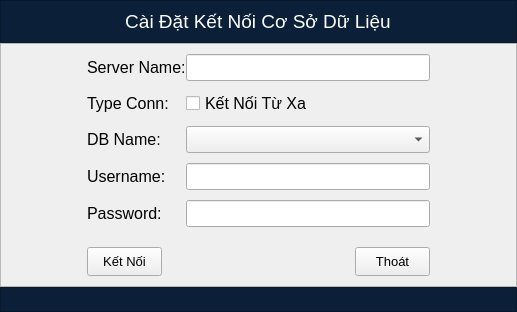
<?xml version="1.0" encoding="UTF-8"?>
<ui version="4.0">
 <class>ConnectDB</class>
 <widget class="QMainWindow" name="ConnectDB">
  <property name="geometry">
   <rect>
    <x>0</x>
    <y>0</y>
    <width>517</width>
    <height>309</height>
   </rect>
  </property>
  <property name="maximumSize">
   <size>
    <width>517</width>
    <height>309</height>
   </size>
  </property>
  <property name="windowTitle">
   <string>Cài Đặt Kết Nối</string>
  </property>
  <property name="windowIcon">
   <iconset>
    <normaloff>Icon/icon_sys.png</normaloff>Icon/icon_sys.png</iconset>
  </property>
  <widget class="QWidget" name="centralwidget">
   <layout class="QVBoxLayout" name="verticalLayout" stretch="2,8,1">
    <property name="spacing">
     <number>0</number>
    </property>
    <property name="leftMargin">
     <number>0</number>
    </property>
    <property name="topMargin">
     <number>0</number>
    </property>
    <property name="rightMargin">
     <number>0</number>
    </property>
    <property name="bottomMargin">
     <number>0</number>
    </property>
    <item>
     <widget class="QFrame" name="frame">
      <property name="styleSheet">
       <string notr="true">background-color:rgb(12, 31, 56);</string>
      </property>
      <property name="frameShape">
       <enum>QFrame::StyledPanel</enum>
      </property>
      <property name="frameShadow">
       <enum>QFrame::Raised</enum>
      </property>
      <layout class="QHBoxLayout" name="horizontalLayout_2">
       <item>
        <spacer name="horizontalSpacer_5">
         <property name="orientation">
          <enum>Qt::Horizontal</enum>
         </property>
         <property name="sizeHint" stdset="0">
          <size>
           <width>120</width>
           <height>20</height>
          </size>
         </property>
        </spacer>
       </item>
       <item>
        <widget class="QLabel" name="label_5">
         <property name="font">
          <font>
           <family>MS Shell Dlg 2</family>
           <pointsize>14</pointsize>
          </font>
         </property>
         <property name="styleSheet">
          <string notr="true">color:white</string>
         </property>
         <property name="text">
          <string>Cài Đặt Kết Nối Cơ Sở Dữ Liệu</string>
         </property>
         <property name="alignment">
          <set>Qt::AlignCenter</set>
         </property>
        </widget>
       </item>
       <item>
        <spacer name="horizontalSpacer_6">
         <property name="orientation">
          <enum>Qt::Horizontal</enum>
         </property>
         <property name="sizeHint" stdset="0">
          <size>
           <width>120</width>
           <height>20</height>
          </size>
         </property>
        </spacer>
       </item>
      </layout>
     </widget>
    </item>
    <item>
     <widget class="QFrame" name="frame_2">
      <property name="frameShape">
       <enum>QFrame::StyledPanel</enum>
      </property>
      <property name="frameShadow">
       <enum>QFrame::Raised</enum>
      </property>
      <layout class="QGridLayout" name="gridLayout" rowstretch="7,3" columnstretch="2,8,2">
       <property name="leftMargin">
        <number>0</number>
       </property>
       <property name="topMargin">
        <number>0</number>
       </property>
       <property name="rightMargin">
        <number>0</number>
       </property>
       <property name="bottomMargin">
        <number>0</number>
       </property>
       <property name="spacing">
        <number>0</number>
       </property>
       <item row="0" column="0">
        <spacer name="horizontalSpacer">
         <property name="orientation">
          <enum>Qt::Horizontal</enum>
         </property>
         <property name="sizeHint" stdset="0">
          <size>
           <width>83</width>
           <height>20</height>
          </size>
         </property>
        </spacer>
       </item>
       <item row="0" column="2">
        <spacer name="horizontalSpacer_2">
         <property name="minimumSize">
          <size>
           <width>0</width>
           <height>29</height>
          </size>
         </property>
         <property name="maximumSize">
          <size>
           <width>16777215</width>
           <height>29</height>
          </size>
         </property>
         <property name="orientation">
          <enum>Qt::Horizontal</enum>
         </property>
         <property name="sizeHint" stdset="0">
          <size>
           <width>83</width>
           <height>20</height>
          </size>
         </property>
        </spacer>
       </item>
       <item row="1" column="0">
        <spacer name="horizontalSpacer_3">
         <property name="orientation">
          <enum>Qt::Horizontal</enum>
         </property>
         <property name="sizeHint" stdset="0">
          <size>
           <width>83</width>
           <height>20</height>
          </size>
         </property>
        </spacer>
       </item>
       <item row="1" column="2">
        <spacer name="horizontalSpacer_4">
         <property name="orientation">
          <enum>Qt::Horizontal</enum>
         </property>
         <property name="sizeHint" stdset="0">
          <size>
           <width>83</width>
           <height>20</height>
          </size>
         </property>
        </spacer>
       </item>
       <item row="1" column="1">
        <layout class="QHBoxLayout" name="horizontalLayout">
         <property name="spacing">
          <number>0</number>
         </property>
         <property name="leftMargin">
          <number>0</number>
         </property>
         <property name="topMargin">
          <number>10</number>
         </property>
         <property name="bottomMargin">
          <number>10</number>
         </property>
         <item>
          <widget class="QPushButton" name="btConnect">
           <property name="minimumSize">
            <size>
             <width>75</width>
             <height>29</height>
            </size>
           </property>
           <property name="maximumSize">
            <size>
             <width>75</width>
             <height>29</height>
            </size>
           </property>
           <property name="font">
            <font>
             <family>MS Shell Dlg 2</family>
             <pointsize>10</pointsize>
            </font>
           </property>
           <property name="cursor">
            <cursorShape>PointingHandCursor</cursorShape>
           </property>
           <property name="text">
            <string>Kết Nối</string>
           </property>
          </widget>
         </item>
         <item>
          <spacer name="horizontalSpacer_7">
           <property name="orientation">
            <enum>Qt::Horizontal</enum>
           </property>
           <property name="sizeHint" stdset="0">
            <size>
             <width>40</width>
             <height>20</height>
            </size>
           </property>
          </spacer>
         </item>
         <item>
          <widget class="QPushButton" name="btExit">
           <property name="minimumSize">
            <size>
             <width>75</width>
             <height>29</height>
            </size>
           </property>
           <property name="maximumSize">
            <size>
             <width>75</width>
             <height>29</height>
            </size>
           </property>
           <property name="font">
            <font>
             <family>MS Shell Dlg 2</family>
             <pointsize>10</pointsize>
            </font>
           </property>
           <property name="cursor">
            <cursorShape>PointingHandCursor</cursorShape>
           </property>
           <property name="text">
            <string>Thoát</string>
           </property>
          </widget>
         </item>
        </layout>
       </item>
       <item row="0" column="1">
        <layout class="QFormLayout" name="formLayout">
         <property name="labelAlignment">
          <set>Qt::AlignLeading|Qt::AlignLeft|Qt::AlignVCenter</set>
         </property>
         <property name="formAlignment">
          <set>Qt::AlignCenter</set>
         </property>
         <property name="verticalSpacing">
          <number>10</number>
         </property>
         <property name="topMargin">
          <number>10</number>
         </property>
         <property name="bottomMargin">
          <number>10</number>
         </property>
         <item row="0" column="0">
          <widget class="QLabel" name="label">
           <property name="font">
            <font>
             <family>MS Shell Dlg 2</family>
             <pointsize>12</pointsize>
             <weight>50</weight>
             <bold>false</bold>
            </font>
           </property>
           <property name="text">
            <string>Server Name:</string>
           </property>
          </widget>
         </item>
         <item row="0" column="1">
          <widget class="QLineEdit" name="txtServerName">
           <property name="font">
            <font>
             <family>MS Shell Dlg 2</family>
             <pointsize>12</pointsize>
             <weight>50</weight>
             <bold>false</bold>
            </font>
           </property>
          </widget>
         </item>
         <item row="1" column="1">
          <widget class="QCheckBox" name="checkTypeConn">
           <property name="font">
            <font>
             <pointsize>12</pointsize>
            </font>
           </property>
           <property name="text">
            <string>Kết Nối Từ Xa</string>
           </property>
          </widget>
         </item>
         <item row="1" column="0">
          <widget class="QLabel" name="label_6">
           <property name="font">
            <font>
             <family>MS Shell Dlg 2</family>
             <pointsize>12</pointsize>
             <weight>50</weight>
             <bold>false</bold>
            </font>
           </property>
           <property name="text">
            <string>Type Conn:</string>
           </property>
          </widget>
         </item>
         <item row="2" column="0">
          <widget class="QLabel" name="label_7">
           <property name="font">
            <font>
             <family>MS Shell Dlg 2</family>
             <pointsize>12</pointsize>
             <weight>50</weight>
             <bold>false</bold>
            </font>
           </property>
           <property name="text">
            <string>DB Name:</string>
           </property>
          </widget>
         </item>
         <item row="2" column="1">
          <widget class="QComboBox" name="comboDBName">
           <property name="font">
            <font>
             <pointsize>12</pointsize>
            </font>
           </property>
          </widget>
         </item>
         <item row="3" column="0">
          <widget class="QLabel" name="label_3">
           <property name="font">
            <font>
             <family>MS Shell Dlg 2</family>
             <pointsize>12</pointsize>
             <weight>50</weight>
             <bold>false</bold>
            </font>
           </property>
           <property name="text">
            <string>Username:</string>
           </property>
          </widget>
         </item>
         <item row="3" column="1">
          <widget class="QLineEdit" name="txtUsername">
           <property name="font">
            <font>
             <family>MS Shell Dlg 2</family>
             <pointsize>12</pointsize>
             <weight>50</weight>
             <bold>false</bold>
            </font>
           </property>
          </widget>
         </item>
         <item row="4" column="0">
          <widget class="QLabel" name="label_4">
           <property name="font">
            <font>
             <family>MS Shell Dlg 2</family>
             <pointsize>12</pointsize>
             <weight>50</weight>
             <bold>false</bold>
            </font>
           </property>
           <property name="text">
            <string>Password:</string>
           </property>
          </widget>
         </item>
         <item row="4" column="1">
          <widget class="QLineEdit" name="txtPassword">
           <property name="font">
            <font>
             <family>MS Shell Dlg 2</family>
             <pointsize>12</pointsize>
             <weight>50</weight>
             <bold>false</bold>
            </font>
           </property>
           <property name="echoMode">
            <enum>QLineEdit::Password</enum>
           </property>
          </widget>
         </item>
        </layout>
       </item>
      </layout>
     </widget>
    </item>
    <item>
     <widget class="QFrame" name="frame_3">
      <property name="minimumSize">
       <size>
        <width>0</width>
        <height>25</height>
       </size>
      </property>
      <property name="styleSheet">
       <string notr="true">background-color:rgb(12, 31, 56);</string>
      </property>
      <property name="frameShape">
       <enum>QFrame::StyledPanel</enum>
      </property>
      <property name="frameShadow">
       <enum>QFrame::Raised</enum>
      </property>
     </widget>
    </item>
   </layout>
  </widget>
 </widget>
 <resources/>
 <connections/>
</ui>
